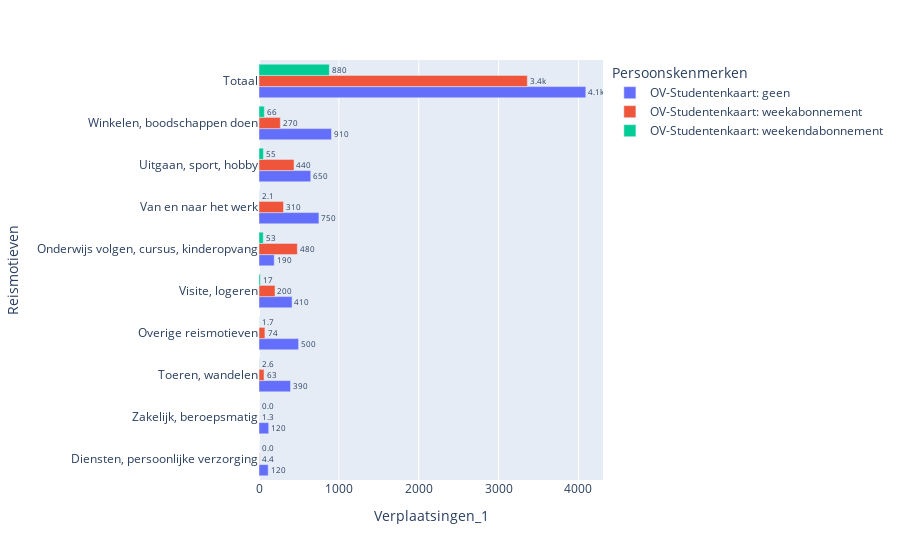

Write notebook code for a chart like this one.
### Code cell
student_ov = ['OV-Studentenkaart: geen', 'OV-Studentenkaart: weekabonnement','OV-Studentenkaart: weekendabonnement']

filtered_student_ov = data_motief[data_motief['Persoonskenmerken'].isin(student_ov)]

#display(filtered_student_ov)


data_motief_7 = filtered_student_ov.groupby(['Persoonskenmerken', 'Reismotieven']).sum().reset_index()
fig = px.bar(data_motief_7, x = 'Verplaatsingen_1', y = 'Reismotieven', color = 'Persoonskenmerken',
              orientation = 'h', text_auto = '.2s', barmode = 'group')
fig.update_traces(textposition="outside")
fig.update_yaxes(categoryorder = 'total ascending')
#fig.update_layout(showlegend = False)
fig.show()

### Figure 1 — Plotly figure (JSON) as saved in the notebook; plotly's stock layout.template omitted (floating-point values rounded to 4 significant figures)
{"data": [{"alignmentgroup": "True", "hovertemplate": "Persoonskenmerken=OV-Studentenkaart: geen<br>Verplaatsingen_1=%{x}<br>Reismotieven=%{y}<extra></extra>", "legendgroup": "OV-Studentenkaart: geen", "marker": {"color": "#636efa", "pattern": {"shape": ""}}, "name": "OV-Studentenkaart: geen", "offsetgroup": "OV-Studentenkaart: geen", "orientation": "h", "showlegend": true, "textposition": "outside", "texttemplate": "%{x:.2s}", "type": "bar", "x": [115.1, 190.7, 495.6, 394.6, 4092.0, 647.8, 750.3, 414.1, 907.9, 121.7], "xaxis": "x", "y": ["Diensten, persoonlijke verzorging", "Onderwijs volgen, cursus, kinderopvang", "Overige reismotieven", "Toeren, wandelen", "Totaal", "Uitgaan, sport, hobby", "Van en naar het werk", "Visite, logeren", "Winkelen, boodschappen doen", "Zakelijk, beroepsmatig"], "yaxis": "y"}, {"alignmentgroup": "True", "hovertemplate": "Persoonskenmerken=OV-Studentenkaart: weekabonnement<br>Verplaatsingen_1=%{x}<br>Reismotieven=%{y}<extra></extra>", "legendgroup": "OV-Studentenkaart: weekabonnement", "marker": {"color": "#EF553B", "pattern": {"shape": ""}}, "name": "OV-Studentenkaart: weekabonnement", "offsetgroup": "OV-Studentenkaart: weekabonnement", "orientation": "h", "showlegend": true, "textposition": "outside", "texttemplate": "%{x:.2s}", "type": "bar", "x": [4.38, 479.9, 73.82, 63.06, 3360.0, 438.7, 306.8, 200.6, 267.0, 1.28], "xaxis": "x", "y": ["Diensten, persoonlijke verzorging", "Onderwijs volgen, cursus, kinderopvang", "Overige reismotieven", "Toeren, wandelen", "Totaal", "Uitgaan, sport, hobby", "Van en naar het werk", "Visite, logeren", "Winkelen, boodschappen doen", "Zakelijk, beroepsmatig"], "yaxis": "y"}, {"alignmentgroup": "True", "hovertemplate": "Persoonskenmerken=OV-Studentenkaart: weekendabonnement<br>Verplaatsingen_1=%{x}<br>Reismotieven=%{y}<extra></extra>", "legendgroup": "OV-Studentenkaart: weekendabonnement", "marker": {"color": "#00cc96", "pattern": {"shape": ""}}, "name": "OV-Studentenkaart: weekendabonnement", "offsetgroup": "OV-Studentenkaart: weekendabonnement", "orientation": "h", "showlegend": true, "textposition": "outside", "texttemplate": "%{x:.2s}", "type": "bar", "x": [0, 52.86, 1.68, 2.6, 880.4, 55.28, 2.1, 16.64, 66.32, 0], "xaxis": "x", "y": ["Diensten, persoonlijke verzorging", "Onderwijs volgen, cursus, kinderopvang", "Overige reismotieven", "Toeren, wandelen", "Totaal", "Uitgaan, sport, hobby", "Van en naar het werk", "Visite, logeren", "Winkelen, boodschappen doen", "Zakelijk, beroepsmatig"], "yaxis": "y"}], "layout": {"barmode": "group", "legend": {"title": {"text": "Persoonskenmerken"}, "tracegroupgap": 0}, "margin": {"t": 60}, "xaxis": {"anchor": "y", "domain": [0, 1], "title": {"text": "Verplaatsingen_1"}}, "yaxis": {"anchor": "x", "categoryorder": "total ascending", "domain": [0, 1], "title": {"text": "Reismotieven"}}}}
